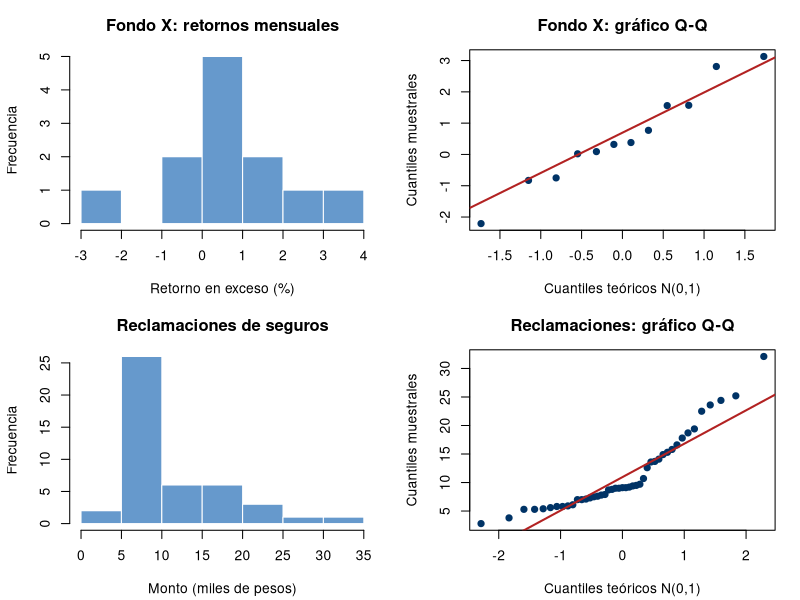
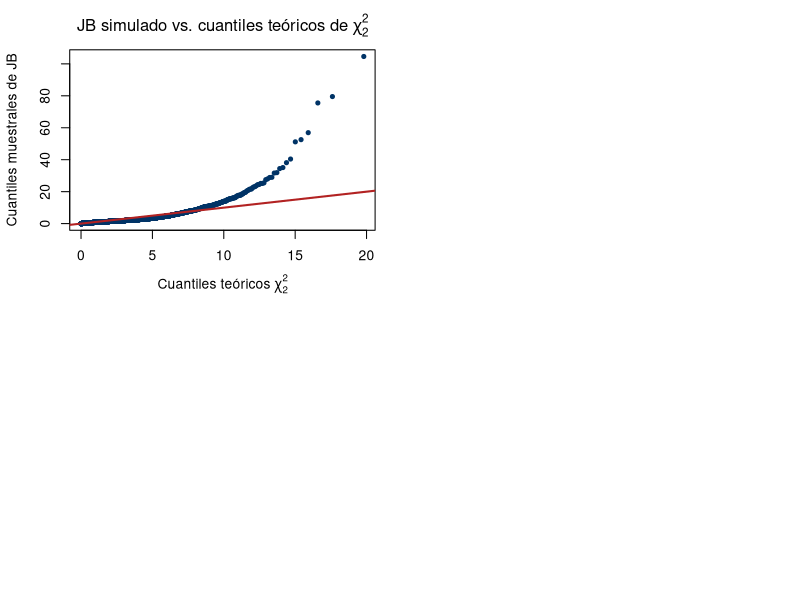

R code for these plots, in order:
# ==============================================================
# Capítulo 7 - Validación de la Hipótesis de Normalidad
# Inferencia Estadística, EST-11102, ITAM
# ==============================================================

# --------------------------------------------------------------
# 1. Gráfico de probabilidad normal (QQ-plot): Fondo X vs.
#    reclamaciones de seguros (Ejemplos 7.1.1 y 7.2.1;
#    reproduce la Figura 7.2.1)
# --------------------------------------------------------------

fondo <- c(1.57, 1.56, 0.77, -2.21, 3.13, 0.02, 2.81, 0.32,
           -0.75, 0.38, -0.83, 0.09)

reclamos <- c(7, 7.9, 7.3, 9, 9.1, 19.4, 18.7, 14.1, 9.1, 5.3, 5.6, 7,
              12.6, 32.1, 8.8, 9.7, 17.8, 7.1, 7.8, 9, 2.8, 16.6, 5.4,
              5.8, 15.3, 9.5, 7.5, 5.9, 13.7, 5.3, 5.8, 24.4, 8.7, 22.5,
              9.2, 14.9, 15.8, 7.6, 6.1, 13.6, 9.4, 10.7, 23.6, 25.2, 3.8)

# Posiciones de graficación p_i = (i-0.5)/n y cuantiles teóricos,
# construidos "a mano" como en la Tabla 7.1.1 (aquí para el Fondo X)
n_fondo <- length(fondo)
p_i     <- (seq_len(n_fondo) - 0.5) / n_fondo
z_i     <- qnorm(p_i)
tabla_fondo <- data.frame(
  i = seq_len(n_fondo), x_ord = sort(fondo), p_i = round(p_i, 4),
  z_i = round(z_i, 4)
)
cat("Tabla 7.1.1 (Fondo X) reproducida:\n")
print(tabla_fondo)

# Figura: histogramas + QQ-plots (idéntica a Figuras/cap7_qqplot_comparacion.png)
azul <- "#003366"; azulClaro <- "#6699CC"
par(mfrow = c(2, 2), mar = c(4.2, 4.2, 3, 1.5))
hist(fondo, breaks = 6, col = azulClaro, border = "white",
     main = "Fondo X: retornos mensuales", xlab = "Retorno en exceso (%)",
     ylab = "Frecuencia")
qqnorm(fondo, main = "Fondo X: gráfico Q-Q", pch = 19, col = azul,
       xlab = "Cuantiles teóricos N(0,1)", ylab = "Cuantiles muestrales")
qqline(fondo, col = "firebrick", lwd = 2)
hist(reclamos, breaks = 8, col = azulClaro, border = "white",
     main = "Reclamaciones de seguros", xlab = "Monto (miles de pesos)",
     ylab = "Frecuencia")
qqnorm(reclamos, main = "Reclamaciones: gráfico Q-Q", pch = 19, col = azul,
       xlab = "Cuantiles teóricos N(0,1)", ylab = "Cuantiles muestrales")
qqline(reclamos, col = "firebrick", lwd = 2)

# --------------------------------------------------------------
# 2. Prueba de Jarque-Bera "a mano" (Definición 7.3.2, Teorema 7.3.4),
#    verificada contra tseries::jarque.bera.test()
#    (Ejemplos 7.3.5 y 7.3.6)
# --------------------------------------------------------------

jarque_bera_manual <- function(x) {
  n  <- length(x)
  m2 <- mean((x - mean(x))^2)
  m3 <- mean((x - mean(x))^3)
  m4 <- mean((x - mean(x))^4)
  g1 <- m3 / m2^1.5
  K  <- m4 / m2^2
  JB <- (n / 6) * (g1^2 + (K - 3)^2 / 4)
  valor_p <- 1 - pchisq(JB, df = 2)
  list(n = n, g1 = g1, K = K, JB = JB, valor_p = valor_p)
}

library(tseries)

cat("\n--- Reclamaciones de seguros (Ejemplo 7.3.5) ---\n")
res_reclamos <- jarque_bera_manual(reclamos)
cat(sprintf("n=%d  g1=%.4f  K=%.4f  JB=%.4f  valor-p=%.5f\n",
            res_reclamos$n, res_reclamos$g1, res_reclamos$K,
            res_reclamos$JB, res_reclamos$valor_p))
print(jarque.bera.test(reclamos))  # debe coincidir con el cálculo manual

cat("\n--- Fondo X (Ejemplo 7.3.6) ---\n")
res_fondo <- jarque_bera_manual(fondo)
cat(sprintf("n=%d  g1=%.4f  K=%.4f  JB=%.4f  valor-p=%.5f\n",
            res_fondo$n, res_fondo$g1, res_fondo$K,
            res_fondo$JB, res_fondo$valor_p))
print(jarque.bera.test(fondo))     # debe coincidir con el cálculo manual

cat("\nValor crítico chi^2_{2,0.05} =", round(qchisq(0.95, 2), 4),
    " | chi^2_{2,0.10} =", round(qchisq(0.90, 2), 4), "\n")

# --------------------------------------------------------------
# 3. Verificación por simulación: bajo H0, JB converge en
#    distribución a una chi-cuadrada con 2 g.l. (Proposición 7.3.3
#    y Teorema 7.3.4)
# --------------------------------------------------------------

set.seed(707)
n_sim   <- 10000
n_muestra <- 45  # mismo tamaño que las reclamaciones, para comparabilidad
JB_sim  <- replicate(n_sim, {
  x <- rnorm(n_muestra)
  jarque_bera_manual(x)$JB
})

cat("\n--- Simulación Monte Carlo de la distribución nula de JB (n=45) ---\n")
cat("Media simulada de JB:", round(mean(JB_sim), 3),
    " (valor teórico: E[chi^2_2] = 2)\n")
cat("Proporción de rechazos a alpha=0.05 (nominal 0.05):",
    round(mean(JB_sim > qchisq(0.95, 2)), 4), "\n")
cat("Proporción de rechazos a alpha=0.10 (nominal 0.10):",
    round(mean(JB_sim > qchisq(0.90, 2)), 4), "\n")

# La aproximación chi^2 es asintótica: con n=45 es notoriamente conservadora
# (subrechaza). Repetimos con una muestra mucho más grande para confirmar
# que la aproximación mejora conforme n crece, tal como predice la teoría.
JB_sim_grande <- replicate(n_sim, jarque_bera_manual(rnorm(1000))$JB)
cat("\n--- Misma simulación con n=1000 (para contrastar) ---\n")
cat("Media simulada de JB:", round(mean(JB_sim_grande), 3),
    " (valor teórico: 2)\n")
cat("Proporción de rechazos a alpha=0.05 (nominal 0.05):",
    round(mean(JB_sim_grande > qchisq(0.95, 2)), 4), "\n")

# QQ-plot de los valores simulados de JB contra los cuantiles teóricos
# de una chi-cuadrada con 2 g.l.: debe seguir la recta identidad
qqplot(qchisq(ppoints(n_sim), df = 2), JB_sim,
       main = expression("JB simulado vs. cuantiles teóricos de " * chi[2]^2),
       xlab = expression("Cuantiles teóricos " * chi[2]^2),
       ylab = "Cuantiles muestrales de JB", pch = 20, col = azul)
abline(0, 1, col = "firebrick", lwd = 2)

# --------------------------------------------------------------
# 4. Pruebas complementarias (Observación 7.2.3): Shapiro-Wilk,
#    Kolmogorov-Smirnov (Lilliefors) y Anderson-Darling
# --------------------------------------------------------------

library(nortest)

cat("\n--- Pruebas complementarias: Fondo X ---\n")
print(shapiro.test(fondo))
print(lillie.test(fondo))   # KS con parámetros estimados de la muestra
print(ad.test(fondo))

cat("\n--- Pruebas complementarias: reclamaciones de seguros ---\n")
print(shapiro.test(reclamos))
print(lillie.test(reclamos))
print(ad.test(reclamos))
